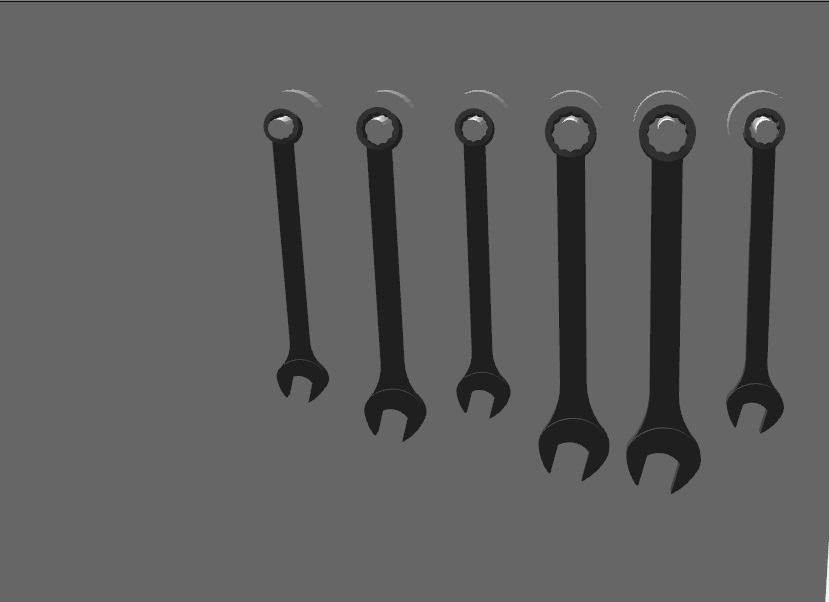
%> input picture 2.jpg, 829 x 602 px
$ octave wrench_detection.m   (GNU Octave 9; MATLAB toolbox functions it lacks are replaced by stand-ins)
%> lines starting %> are read from the running program, lines starting %| are printed output that depends on the picture; in (x1, y1, x2, y2) boxes, pixels count from 0 and x2, y2 are one past the last pixel; in counts of white or black regions, pixels touching at a corner belong together; the program's own positions count from 1
### back_ground_remove.m
function I2=back_ground_remove(I)

  [counts,x]=imhist(I(:,:,1));
  [m1,i1]=max(counts);

  [counts,x]=imhist(I(:,:,2));
  [m2,i2]=max(counts);

  [counts,x]=imhist(I(:,:,3));
  [m3,i3]=max(counts);
  % i1=200;
  % i2=250;
  % i3=185;

  r2=I(:,:,1)+0.5*i1;
  g2=I(:,:,2)+0.5*i2;
  b2=I(:,:,3)+0.5*i3;

  I2=I;
  I2(:,:,1)=r2;
  I2(:,:,2)=g2;
  I2(:,:,3)=b2;
  i=[i1 i2 i3];

end

### image_segmentation.m
function img2=image_segmentation(img1)

  % [11 lines of commented-out code are left out]
  img2=rgb2gray(img1);
  img2=medfilt2(img2);

  level = graythresh(img2); %0.5
  final = im2bw(img2,level);


  remove=bwareaopen(final,3);
  remove=imcomplement(remove);
  se=strel('disk',18);
  disk=imclose(remove,se);
  [~,img2]=bwboundaries(disk,'noholes');
  %     img2=imcomplement(img2);

end

### image_segmentation_length.m
function img2=image_segmentation_length(img1)

  % [11 lines of commented-out code are left out]
  img2=rgb2gray(img1);
  img2=medfilt2(img2);

  level = graythresh(img2); %0.5
  final = im2bw(img2,level);


  remove=bwareaopen(final,3);
  remove=imcomplement(remove);
  se=strel('disk',10);
  disk=imclose(remove,se);
  [~,img2]=bwboundaries(disk,'noholes');
  %     img2=imcomplement(img2);

end


### detectCircles.m
function [centers,accum_arry] = detectCircles(im, radius, useGradient)

% I_gray=rgb2gray(im);


[row,col] = size(im);
accum_arry = zeros(row,col);

BW = edge(im,'canny');

if (useGradient==0)
    flag=0;
    [y_ind, x_ind] = find(BW);
else
    flag=1;
   [~,Gdir] = imgradient(BW,'prewitt');
   [y_ind, x_ind] = find(Gdir);
end


for i=1:length(y_ind)
    x_c=x_ind(i);
    y_c=y_ind(i);
    if (flag==0)
        for ang=1:0.01:2*pi
            x=radius * cos(ang) + x_c;
            y=radius * sin(ang) + y_c;

            x=round(x);
            y=round(y);
            if x <= size(accum_arry,2) && x>0 && y <= size(accum_arry,1) && y>0
                accum_arry(y,x)=accum_arry(y,x)+1;
            end
        end
    else
        x= x_c-radius * cosd(Gdir(y_c,x_c));
        y=y_c+radius * sind(Gdir(y_c,x_c));

        x=round(x);
        y=round(y);
        if x <= size(accum_arry,2) && x>0 && y <= size(accum_arry,1) && y>0
            accum_arry(y,x)=accum_arry(y,x)+1;
        end
    end
end

if radius>10
    num_peaks=1;
else
    num_peaks=5;
end


peaks = houghpeaks(accum_arry,num_peaks);

for i=1:size(peaks,1)
    centers(i,1)=peaks(i,2);
    centers(i,2)=peaks(i,1);
end

### wrench_detection.m
delete(instrfindall);delete(imaqfind);close all;clear all;clc;

path='D:\PhD\Fall 2016\ME 5984 SS Adv Experimental Robotics\Wrench detection\simulationpictures\';
file_name='2.jpg';
d=dir([path file_name]);
c=struct2cell(d);
ii=2;

%% Main Loop

im=imread('2.jpg');
%> im is the input picture: size 602x829x3 uint8; min 16, max 255, mean 94.6
%         figure,imshow(im)
%% Image Cropping
%     img=imcrop(im,[280 577 1280 550]);
[y,x,~]=size(im);
%> y = 602; x = 829
img_hou=imcrop(im,[0 0 x y/2]);
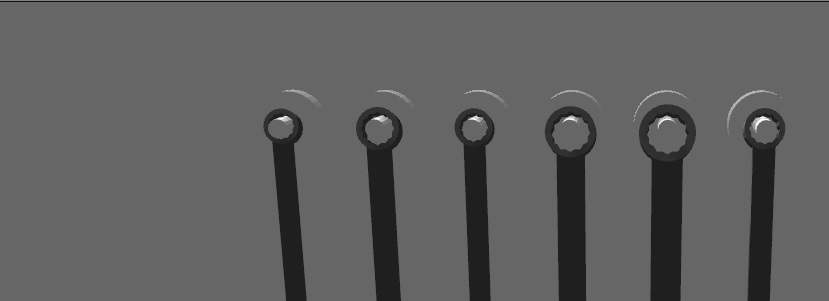
%> img_hou: size 301x829x3 uint8; min 16, max 255, mean 94.5
figure(2),subplot(221),imshow(img_hou),title('Region of Interest','FontSize',16)
%% Image Adjust
img2_hou=imadjust(img_hou,stretchlim(img_hou),[]);
img2=imadjust(im,stretchlim(im),[]);

subplot(222),imshow(img2_hou),title('Image Adjust','FontSize',16)
%% BackGround Remove
img_remove_hou=back_ground_remove(img2_hou);
%> in back_ground_remove, `[counts,x]=imhist(I(:,:,1));`: counts = 256 values, max 204730 at index 243, min 0 at index 2, mean 974.7; x = 256 values from 0 to 255
%> in back_ground_remove, `[m1,i1]=max(counts);`: m1 = 204730; i1 = 243
%> in back_ground_remove, `[m2,i2]=max(counts);`: m2 = 204730; i2 = 243
%> in back_ground_remove, `[m3,i3]=max(counts);`: m3 = 204730; i3 = 243
%> in back_ground_remove, `I2(:,:,2)=g2;`:
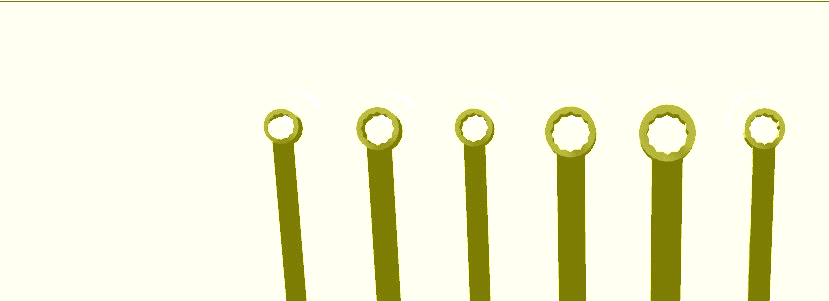
%> I2: size 301x829x3 uint8; mean R, G, B 241.4, 241.4, 215.7
%> in back_ground_remove, `i=[i1 i2 i3];`: i = [243 243 243]
img_remove=back_ground_remove(img2);
%> in back_ground_remove (call 2), `[counts,x]=imhist(I(:,:,1));`: counts = 256 values, max 420200 at index 249, min 0 at index 2, mean 1949.4
%> in back_ground_remove (call 2), `[m1,i1]=max(counts);`: m1 = 420200; i1 = 249
%> in back_ground_remove (call 2), `[m2,i2]=max(counts);`: m2 = 420200; i2 = 249
%> in back_ground_remove (call 2), `[m3,i3]=max(counts);`: m3 = 420200; i3 = 249
%> in back_ground_remove (call 2), `I2(:,:,2)=g2;`:
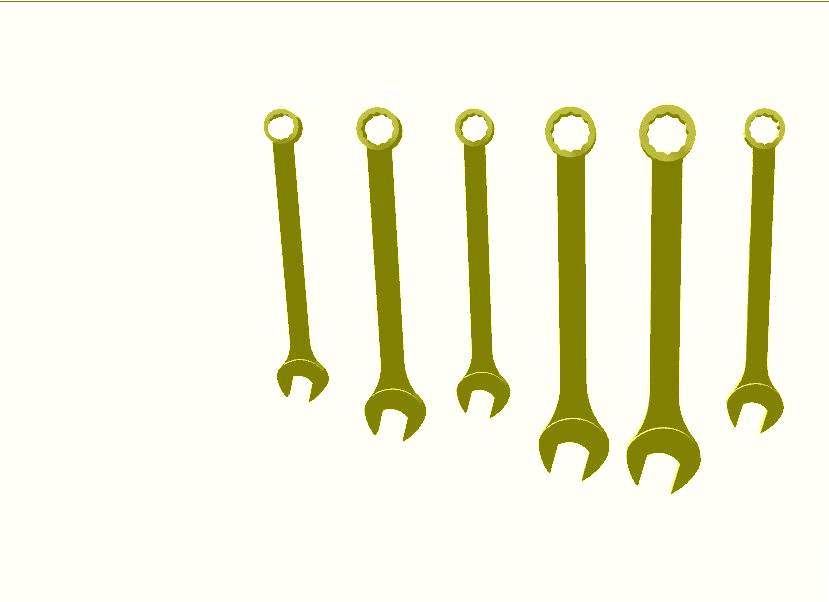
%> I2: size 602x829x3 uint8; mean R, G, B 242.1, 242.1, 222
%> in back_ground_remove (call 2), `i=[i1 i2 i3];`: i = [249 249 249]

subplot(223),imshow(img_remove_hou),title('Background Removal','FontSize',16)
%% Image Segmentation
img_seg_hou=image_segmentation(img_remove_hou);
%> in image_segmentation, `level = graythresh(img2);`: level = 0.759
%> in image_segmentation, `final = im2bw(img2,level);`:
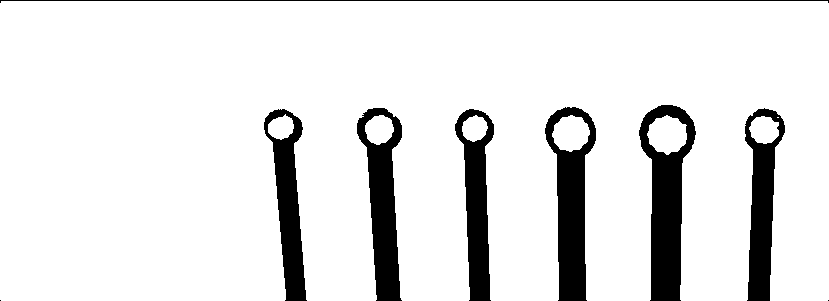
%> final: size 301x829 logical; 88.9% white; 9 black regions (2 under 20 px), largest, box (x1, y1, x2, y2) and area: (639, 105, 696, 301) 5599, (545, 107, 596, 301) 4955, (357, 108, 402, 301) 4547
%> in image_segmentation, `disk=imclose(remove,se);`: disk: size 301x829 logical; 12.5% white; 9 white regions (2 under 20 px), largest, box (x1, y1, x2, y2) and area: (545, 107, 596, 301) 6007, (639, 105, 696, 301) 5762, (357, 108, 402, 301) 5239
%> in image_segmentation, `[~,img2]=bwboundaries(disk,'noholes');`:
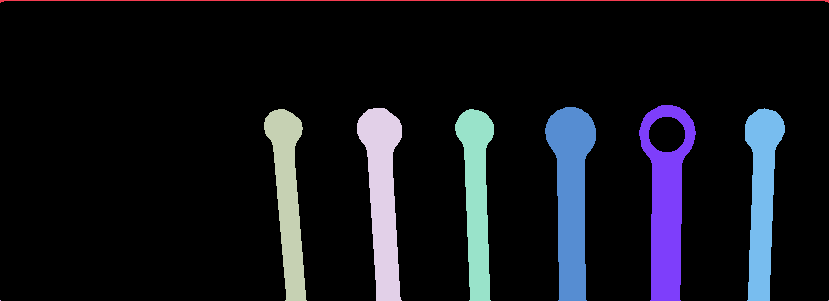
%> img2: size 301x829 double; 10 distinct labels, from 0 to 9; one colour per label, 0 black
img_seg=image_segmentation_length(img_remove);
%> in image_segmentation_length, `level = graythresh(img2);`: level = 0.751
%> in image_segmentation_length, `final = im2bw(img2,level);`: final: size 602x829 logical; 89.7% white; 17 black regions (9 under 20 px), largest, box (x1, y1, x2, y2) and area: (627, 106, 701, 493) 11770, (539, 107, 609, 480) 10497, (357, 108, 426, 441) 8355
%> in image_segmentation_length, `remove=bwareaopen(final,3);`: remove: size 602x829 logical; 89.7% white; 17 black regions (9 under 20 px), largest, box (x1, y1, x2, y2) and area: (627, 106, 701, 493) 11771, (539, 107, 609, 480) 10506, (357, 108, 426, 441) 8356
%> in image_segmentation_length, `disk=imclose(remove,se);`: disk: size 602x829 logical; 10.5% white; 9 white regions (2 under 20 px), largest, box (x1, y1, x2, y2) and area: (627, 106, 701, 493) 12114, (539, 107, 609, 480) 10654, (357, 108, 426, 441) 8525
%> in image_segmentation_length, `[~,img2]=bwboundaries(disk,'noholes');`:
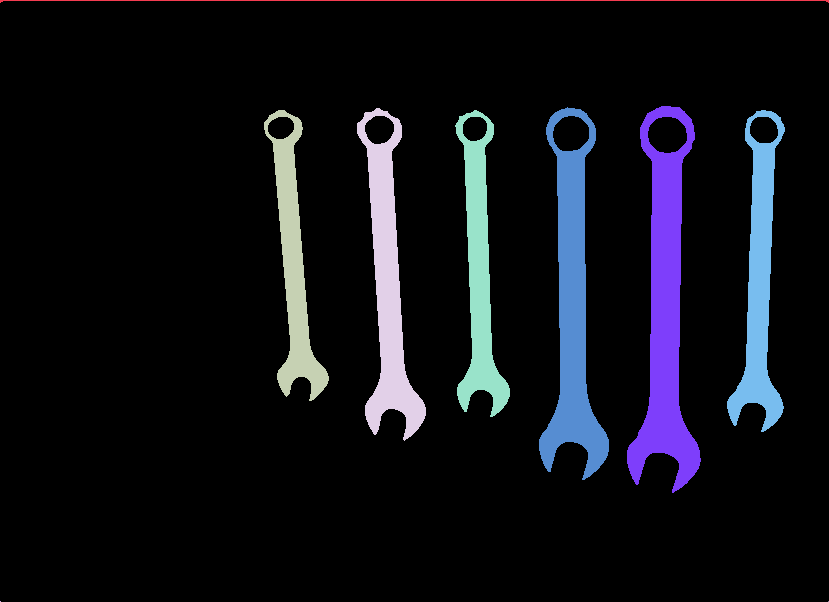
%> img2: size 602x829 double; 10 distinct labels, from 0 to 9; one colour per label, 0 black

subplot(224),imshow(img_seg_hou),title('Image Segmentation','FontSize',16)
%% Edge Detection
img_edge = edge(img_seg_hou,'canny');
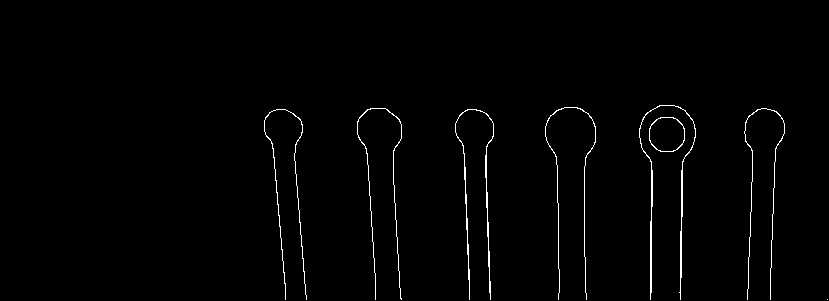
%> img_edge: size 301x829 logical; 1.2% white in thin lines or dots, all inside (x1, y1, x2, y2) = (264, 105, 828, 300)
%> the run ends on the next line
%     subplot(224),imshow(img_edge)
%% Hough transform

color1 =['r','g','b','c','m','y'];
radius =[16 17 18 21 25 28];
size_act=['19';'18';'15';'14';'13';'12'];
%  radius =[13 15 16 19 ];
figure(3),imshow(im);
hold on;

for i=1:length(radius)

  [centers,accum_arry] = detectCircles(img_seg_hou, radius(i),1);
